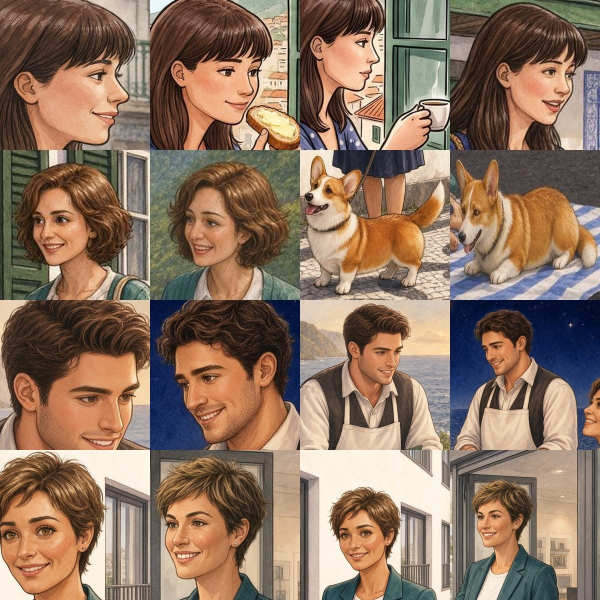
#> input picture tools/charsheet/character-sheet-v3.jpg, 1200 x 1200 px (shown at 1/2 size)
$ python -i hlmask.py   (imports and definitions only)
#> lines starting #> are read from the running program, lines starting #| are printed output that depends on the picture
### tools/b17/hl_book17.py
"""Tap-region specs for book 17 (presente), master px 1600x898. Shapes as in tools/b16/hl_book16.py."""
RITA1=('sam',(370,295,630,898),[(500,450),(500,700),(500,330)],[(800,600)],'big')
SHOP=('sam',(110,120,420,720),[(260,400),(160,300)],[],'big')
SIGN=('sam',(515,95,645,300),[(580,170)],[],'big')
FRAME=('sam',(890,325,1215,730),[(915,520),(1190,520),(1050,340),(1050,705)],[(1050,520)],'best')
SELLER=('sam',(865,40,1480,720),[(1200,200),(1320,450),(1180,620)],[],'big')
LADY=('sam',(140,45,350,285),[(220,150),(200,240)],[],'best')
QUEUE=[('sam',(0,140,130,780),[(60,400)],[],'big'),('sam',(85,165,240,850),[(160,400)],[],'big'),('sam',(200,120,400,880),[(300,400)],[],'big')]
RITA5=('sam',(355,55,800,898),[(600,350),(620,700),(620,130)],[],'big')
AGENT=('sam',(1265,50,1560,670),[(1400,350),(1340,150)],[],'big')
TERM=('sam',(900,520,1100,635),[(1000,580)],[],'best')
RITA6=('sam',(330,95,680,885),[(560,350),(520,700),(580,160)],[],'big')
GIFT6=('sam',(330,525,480,630),[(400,575)],[],'best')
TIAGO6=('sam',(940,305,1095,690),[(1010,450),(1000,600)],[],'big')
VAN=('sam',(720,330,1390,680),[(1200,450),(800,520),(1250,600)],[(1010,450)],'big')
P8={'rita':(255,270,560,898),'ana':(530,270,700,898),'marta':(670,285,820,898),'joao':(780,215,960,640),'tiago':(930,320,1260,760),
    'sofia':(1080,240,1245,520),'ines':(1190,215,1390,700),'viz':(1300,270,1530,898)}
def per(k,pos): return ('sam',P8[k],[pos],[],'big')
PEOPLE8=[per('rita',(400,500)),per('ana',(610,480)),per('marta',(745,470)),per('joao',(870,400)),per('tiago',(1050,550)),per('sofia',(1150,400)),per('ines',(1290,480)),per('viz',(1420,500))]
SPEC={
0:[('carro',[('sam',(400,410,1160,860),[(800,600),(1000,550),(1100,650)],[(500,600)],'big'),('sub',RITA1)]),
   ('loja',[SHOP]),
   ('sinal',[SIGN])],
1:[('vendedor',[SELLER,('sub',FRAME)]),
   ('fotografia',[('sam',(595,340,880,610),[(740,460),(640,560)],[],'best')]),
   ('medalha',[('ell',690,452,10,10),('ell',745,438,10,10),('ell',795,468,10,10)]),
   ('moldura',[FRAME])],
2:[('embrulho',[('sam',(440,485,560,590),[(495,535)],[],'best')]),
   ('camiao',[('rect',512,97,648,245)])],
3:[('janela',[('sam',(75,0,440,300),[(110,120),(395,120),(250,320)],[],'big'),('sub',LADY)]),
   ('senhora',[LADY]),
   ('reboque',[('sam',(865,385,1260,585),[(960,480),(1150,470),(1050,420)],[],'big')])],
4:[('esquadra',[('rect',0,0,1600,898),('sub',RITA5),('sub',AGENT)]+[('sub',q) for q in QUEUE]),
   ('fila',QUEUE),
   ('agente',[AGENT]),
   ('matricula',[('ell',1158,352,22,10)]),
   ('computador',[('sam',(990,240,1250,470),[(1120,350),(1050,450)],[],'big')]),
   ('multa',[TERM]),
   ('cartao',[('poly',[(925,500),(985,493),(992,530),(930,537)])]),
   ('recibo',[('poly',[(1000,498),(1062,490),(1082,530),(1012,535)])])],
5:[('deposito',[('rect',0,270,1600,898),('sub',RITA6),('sub',GIFT6),('sub',VAN),('sub',TIAGO6)]),
   ('carrinha',[VAN,('sub',TIAGO6)]),
   ('esconde',[RITA6,GIFT6]),
   ('costas',[('ell',470,470,75,140),GIFT6])],
6:[('papel',[('poly',[(330,456),(432,450),(440,498),(314,502)])]),
   ('parabrisas',[('sam',(215,345,525,505),[(400,410),(270,465)],[(600,450)],'best')])],
7:[('oficina',[('rect',0,0,1600,898)]+[('sub',x) for x in PEOPLE8]+[('sub',('rect',590,690,1600,898))]),
   ('cantam',[PEOPLE8[i] for i in (1,2,3,5,6,7)]),
   ('sopra',[('ell',985,455,60,65),('ell',910,640,85,50)]),
   ('vela',[('ell',910,638,82,45)]),
   ('encolheombros',[PEOPLE8[0]])],
}

### tools/b17/hlmask.py
#!/usr/bin/env python3
"""Cut book 16 tap regions with Segment Anything and build the page SVG entries.
  hlmask.py cut <page>     # one page per process (vit_h needs ~6 GB); caches masks
  hlmask.py sheet          # per-word review sheet
Paths: WORK (scratch) holds masters/ and hlcache/."""
import sys,os,io,base64,pickle,numpy as np,cv2
from PIL import Image,ImageDraw,ImageFont
sys.path.insert(0,os.path.dirname(__file__))
from hl_book17 import SPEC
WORK=os.environ.get('WORK','/tmp/claude-0/-home-user-madeira-books/11c1ecef-e1df-5fad-8f8e-68eb719ae5fc/scratchpad/b17')
SAMCK=os.path.join(os.path.dirname(WORK),'sam','vit_h.pth')
W,H=1600,898
def master(i): return np.array(Image.open(f'{WORK}/masters/b17p{i+1}.jpg').convert('RGB'))
_P=None
# [29 lines left out: functions predictor, sam_mask, shape, region, not called in this run]
def cut(i):
    img=master(i); P=predictor(img); out=[]
    for keys,shapes in SPEC[i]:
        out.append((keys,region(P,shapes))); print(i,keys,int(out[-1][1].sum()),flush=True)
    os.makedirs(f'{WORK}/hlcache',exist_ok=True)
    pickle.dump(out,open(f'{WORK}/hlcache/presente_{i}.pkl','wb'))
def load(i): return pickle.load(open(f'{WORK}/hlcache/presente_{i}.pkl','rb'))
# [16 lines left out: functions sheet, mask_png, not called in this run]
# [4 lines not run here, left out]

>>> import cv2
>>> picture = cv2.imread('../charsheet/character-sheet-v3.jpg', cv2.IMREAD_GRAYSCALE)
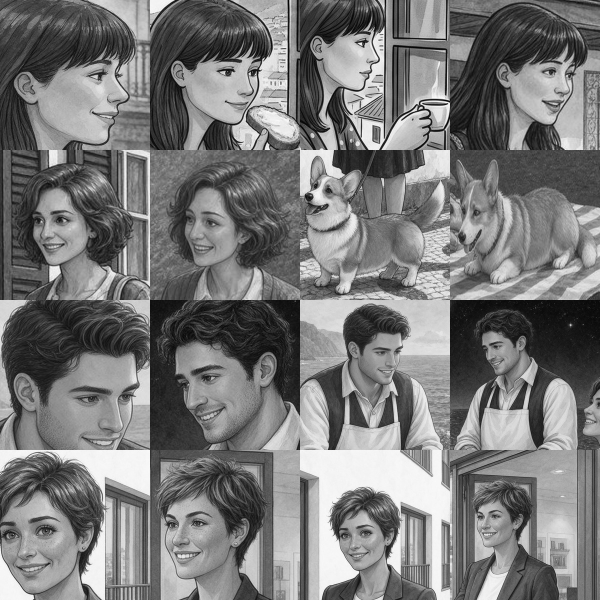
#> picture: shape (1200, 1200) (shown at 1/2 size); min 0, max 255, mean 121.2
#> (the run stopped early here; a loop or call above may not have finished)
